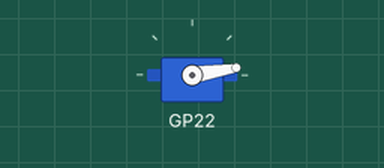
A program run on a simulated Raspberry Pi Pico running MicroPython. On the bench: servo. Servo angles are drawn from the pulse width (0.5 ms = 0°, 2.5 ms = 180°); what the program prints to the serial console is not drawn. At 5.6 s the program stops and its outputs stay as they are.

Above: at 0.8 s.
Timing chart, 0 to 7.1 s (numbered marks = the images above):
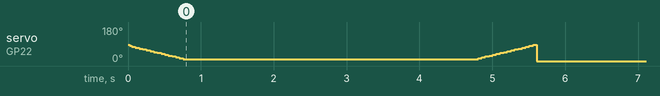

The program:

testservo.py
```python
from machine import Pin, PWM
import time

class sg90:
    __servo_pwm_freq = 50
    __min_u16_duty = 1640 - 2 # offset for correction
    __max_u16_duty = 7864 - 0  # offset for correction
    min_angle = 0
    max_angle = 180
    current_angle = 0.001

    def __init__(self, pin):
        self.__initialise(pin)

    def __del__(self):
        self.move(0)

    def update_settings(self, servo_pwm_freq, min_u16_duty, max_u16_duty, min_angle, max_angle, pin):
        self.__servo_pwm_freq = servo_pwm_freq
        self.__min_u16_duty = min_u16_duty
        self.__max_u16_duty = max_u16_duty
        self.min_angle = min_angle
        self.max_angle = max_angle
        self.__initialise(pin)

    def move(self, angle):
        # round to 2 decimal places, so we have a chance of reducing unwanted sg90 adjustments
        angle = round(angle, 2)
        # do we need to move?
        if angle == self.current_angle:
            return
        self.current_angle = angle
        # calculate the new duty cycle and move the motor
        duty_u16 = self.__angle_to_u16_duty(angle)
        self.__motor.duty_u16(duty_u16)

    def __angle_to_u16_duty(self, angle):
        return int((angle - self.min_angle) * self.__angle_conversion_factor) + self.__min_u16_duty

    def __initialise(self, pin):
        self.current_angle = -0.001
        self.__angle_conversion_factor = (self.__max_u16_duty - self.__min_u16_duty) / (self.max_angle - self.min_angle)
        self.__motor = PWM(Pin(pin))
        self.__motor.freq(self.__servo_pwm_freq)

def main():
    servo = sg90(22)
    i = 90
    servo.move(i)

    while i > 10:
        i -= 5
        print("angle = {0}".format(i))
        servo.move(i)
        time.sleep(.05)

    time.sleep(4)

    while i < 90:
        i += 5
        print("angle = {0}".format(i))
        servo.move(i)
        time.sleep(.05)

if __name__ == '__main__':
    main()
```
